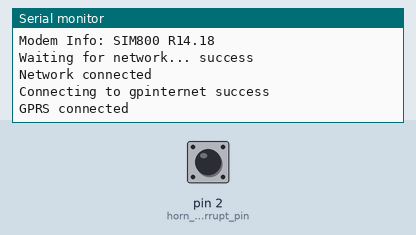
Simulated run of this program. Board: Arduino Nano, built with avr-gcc and run on an emulated ATmega328P. Shown: the last lines printed to the serial monitor. The inputs (shaded band) are chosen by the test bench; at power-on: pin 2 (horn_interrupt_pin) LOW. Uploads are accepted with an empty reply.

Above: at 3.2 s.
3.3 s: pin 2 (horn_interrupt_pin) pulled HIGH for 0.15 s
At 3.61 s:
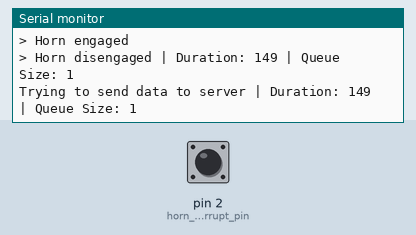
4.9 s: pin 2 (horn_interrupt_pin) pulled HIGH for 1 s
At 6.04 s:
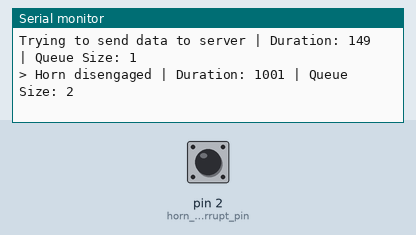
7.4 s: pin 2 (horn_interrupt_pin) pulled HIGH for 0.15 s
At 7.53 s:
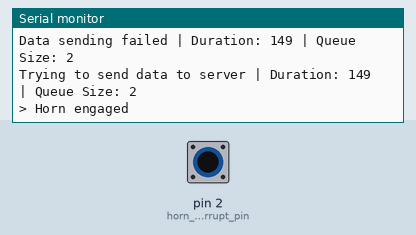
Timing chart, 0 to 10.4 s (numbered marks = the images above; inputs shaded):
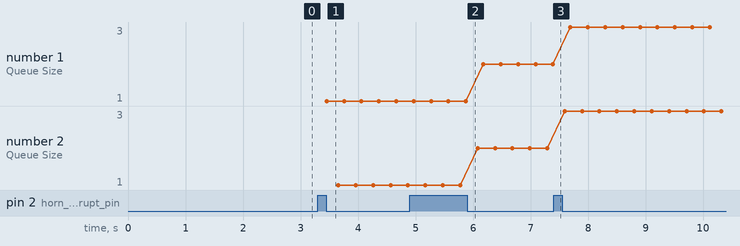

The program:

main.cpp
```cpp
#include <Arduino.h>
#include <ArduinoSTL.h>
#include <queue>
#include "InfluxGSM.hpp"

using namespace std;

// global variables
const byte horn_interrupt_pin = 2;

int last_horn_engaged_time = 0;
int last_horn_disengaged_time = 0;

// integer queue for storing the last 100 horn events
queue<int> horn_queue;

// a global state variable to keep track of the current state of the horn
bool horn_already_engaged = false;

// function prototypes
void horn_interrupt_handler();
void horn_queue_handler();
void print_status(String msg, int data, int queue_size);

// initialize influxdb
InfluxGSM influxGSM;

// one time setup
void setup()
{
    // initialize pins
    pinMode(horn_interrupt_pin, INPUT);
    // attach interrupt
    attachInterrupt(digitalPinToInterrupt(horn_interrupt_pin), horn_interrupt_handler, CHANGE);

    // initialize serial
    Serial.begin(115200);

    // print welcome message
    Serial.println("System successfully booted");

    // bootstrap influxdb
    if (!influxGSM.bootstrap())
    {
        Serial.println("Failed to establish server connection");
        while (1)
            ;
    }
}

// main loop
void loop()
{
    horn_queue_handler();
}

void horn_queue_handler()
{
    // loop through the queue
    while (!horn_queue.empty())
    {
        // print status
        print_status("Trying to send data to server", horn_queue.front(), horn_queue.size());

        // send data to server
        if (influxGSM.send(horn_queue.front()))
        {
            // pop the queue
            horn_queue.pop();
            // print status
            print_status("Data sent successfully", horn_queue.front(), horn_queue.size());
        }
        else
        {
            // print status
            print_status("Data sending failed", horn_queue.front(), horn_queue.size());
            delay(100);
        }
    }
}

// interrupt handler for horn
void horn_interrupt_handler()
{
    // read pin state
    bool state = digitalRead(horn_interrupt_pin);
    // print pin state

    if (state)
    {
        if (!horn_already_engaged)
        {
            // print horn sound
            Serial.println("> Horn engaged");
            // set the time
            last_horn_engaged_time = millis();
            // set the state
            horn_already_engaged = true;
            // set last horn engaged time
            // last_horn_disengaged_time = 0;
        }
    }

    else
    {
        if (horn_already_engaged)
        {
            // set the time
            last_horn_disengaged_time = millis();
            // set the state
            horn_already_engaged = false;

            // set duration
            int duration = last_horn_disengaged_time - last_horn_engaged_time;

            // reset last horn engaged time
            last_horn_engaged_time = 0;

            // add duration to queue
            horn_queue.push(duration);

            // print status
            print_status("> Horn disengaged", duration, horn_queue.size());
        }
    }
}

void print_status(String msg, int data, int queue_size)
{
    Serial.print(msg);
    Serial.print(" | Duration: ");
    Serial.print(data);
    Serial.print(" | Queue Size: ");
    Serial.println(queue_size);
}
```

Measured:
- after the input at 3.3 s, the serial monitor: prints a new line at once (image 1)
- after the input at 4.9 s, the serial monitor: prints a new line after 1.0 s (image 2)
- plotted number 1: 1 → 2 after the input at 4.9 s, 2 → 3 after the input at 7.4 s
- plotted number 2: 1 → 2 after the input at 4.9 s, 2 → 3 after the input at 7.4 s
